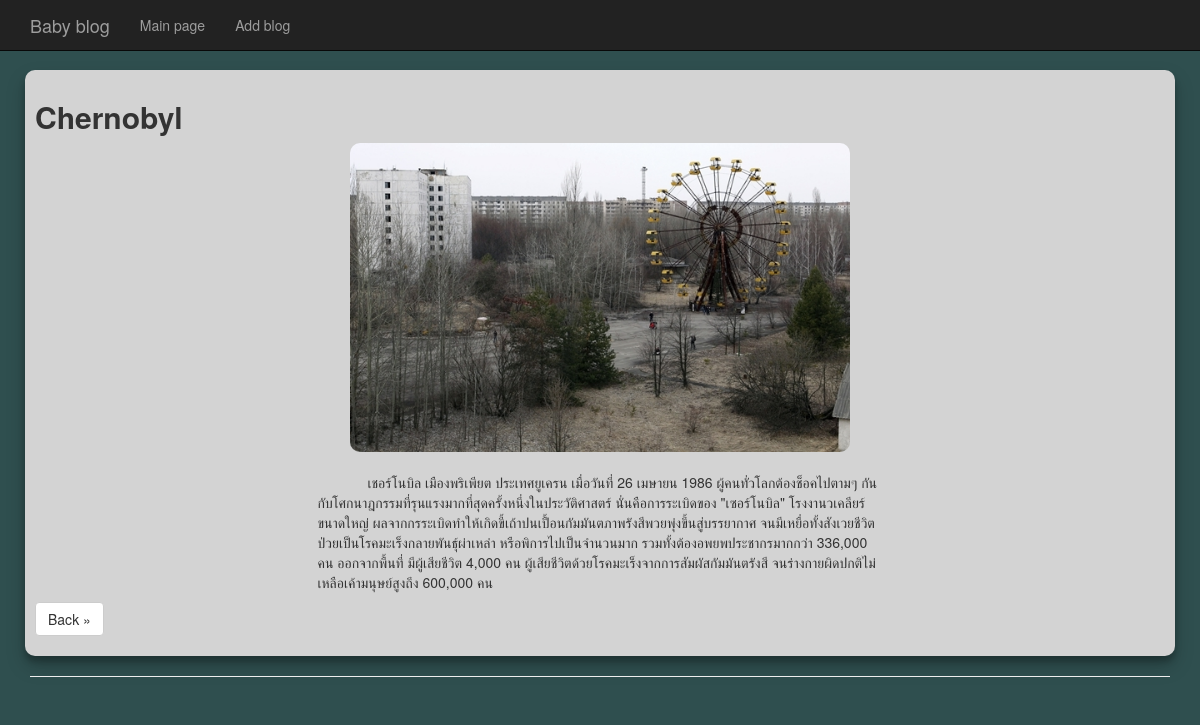
The app's page /blog.php?article_id=8 with its own data.
### tables this page shows
CREATE TABLE `article` (
  `id` int(20) NOT NULL,
  `name` varchar(500) NOT NULL,
  `head_img` varchar(100) NOT NULL,
  `descript` mediumtext NOT NULL,
  `status` tinyint(1) NOT NULL,
  `created` date NOT NULL,
  `view` int(10) NOT NULL
);

### database/exe_db.php (called while the page is built, shortened)
<?php
    class FindData{
        public static function findOneArticle($article_id){
            $conn = DB::getConnect();
            $result = $conn->query("SELECT * FROM article WHERE id = '".$article_id."'");
            return ($conn->affected_rows>0)?$result:null;
        }
    }
?>

### blog.php (the view, shortened to what this page needs)
<!DOCTYPE html>
<html lang="en">
<head>
    <link rel="stylesheet" href="https://maxcdn.bootstrapcdn.com/bootstrap/3.3.7/css/bootstrap.min.css">
    <link rel="stylesheet" href="css/style.css">
</head>
<body>
    <div class="container">
    <?php
        include 'menu.php';
        $result = FindData::findOneArticle($_GET["article_id"]);
    ?>
        <div style="padding-left: 10px; padding-right: 10px;">
            <div class="row">
                <div class="card">
                    <div class="card-body">
                        <div>
                            <?php while(($row=$result->fetch_array())!=null){  ?>
                            <h2><?php echo $row["name"] ?></h2>
                            <img class="center" src="./image/<?php echo $row["head_img"] ?>" style="max-width:500px" alt="" srcset="">
                            <br>
                            <p class="center" style="text-indent:50px;">
                                <?php echo nl2br($row["descript"]); ?>
                            </p>
                            <p><a class="btn btn-default" href="index.php" role="button">Back &raquo;</a></p>
                            <?php } ?>
                        </div>
                    </div>
                </div>
            </div>
        </div>
        <hr>
    </div>
</body>
</html>

### css/style.css (style rules this page uses)
html, body { overflow-x: hidden; }
body { padding-top: 70px; background-color: #2F4F4F; }
h2 { font-weight: bold !important; }
.center { display: block; margin-left: auto; margin-right: auto; width: 50%; border-radius: 10px; }
.card { padding: 10px !important; border-radius: 10px; box-shadow: 0 10px 20px rgba(0, 0, 0, 0.19), 0 6px 6px rgba(0, 0, 0, 0.23) !important; background-color: #D3D3D3; }

### records on screen
article: name "Chernobyl", head_img (picture), descript "เชอร์โนบิล เมืองพริเพียต ประเทศยูเครน เมื่อวันที่ 26 เมษายน 1986 ผู้คนทั่วโลกต้องช็อคไปตามๆ กัน กับโศกนาฎกรรมที่รุนแรงมากที่สุดครั้งหนึ่งในประวัติศาสตร์ นั่นคือการระเบิดของ \"เซอร์โนบิล\" โรงงานวเคลียร์ขนาดใหญ่ ผลจากกรระเบิดทำให้เกิดขี้เถ้าปนเปื้อนกัมมันตภาพรังสีพวยพุ่งขึ้นสู่บรรยากาศ จนมีเหยื่อทั้งสังเวยชีวิตป่วยเป็นโรคมะเร็งกลายพันธุ์ผ่าเหล่า หรือพิการไปเป็นจำนวนมาก รวมทั้งต้องอพยพประชากรมากกว่า 336,000 คน ออกจากพื้นที่ มีผู้เสียชีวิต 4,000 คน ผู้เสียชีวิตด้วยโรคมะเร็งจากการสัมผัสกัมมันตรังสี จนร่างกายผิดปกติไม่เหลือเค้ามนุษย์สูงถึง 600,000 คน"
